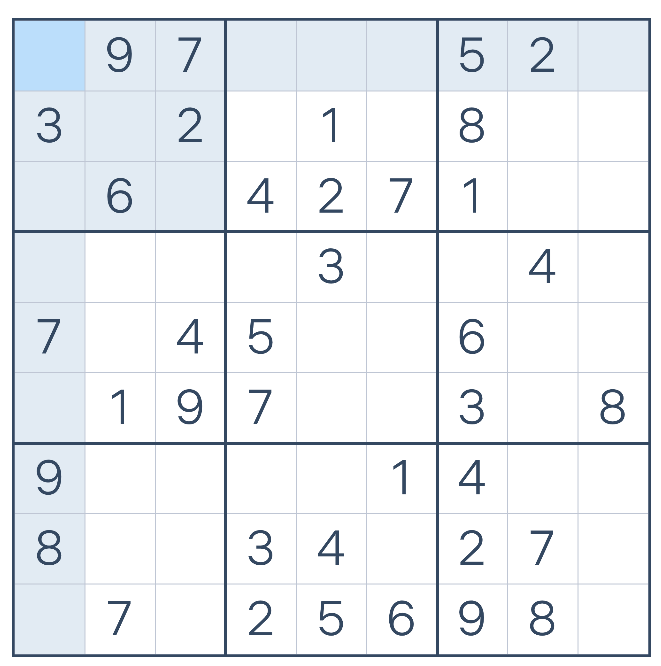
#> input picture Resources/src_img1.png, 661 x 666 px
$ python -i utils.py   (imports and definitions only)
#> lines starting #> are read from the running program, lines starting #| are printed output that depends on the picture; after the words box and inside, x2 and y2 are one past the last pixel; in counts of white or black regions, pixels touching at a corner belong together
#> further down, picture is the input picture: shape (666, 661, 3); mean B, G, R 243, 239.3, 235.8
import cv2 as cv
import numpy as np

def preProcessing(img):
    img = cv.cvtColor(img, cv.COLOR_BGR2GRAY)
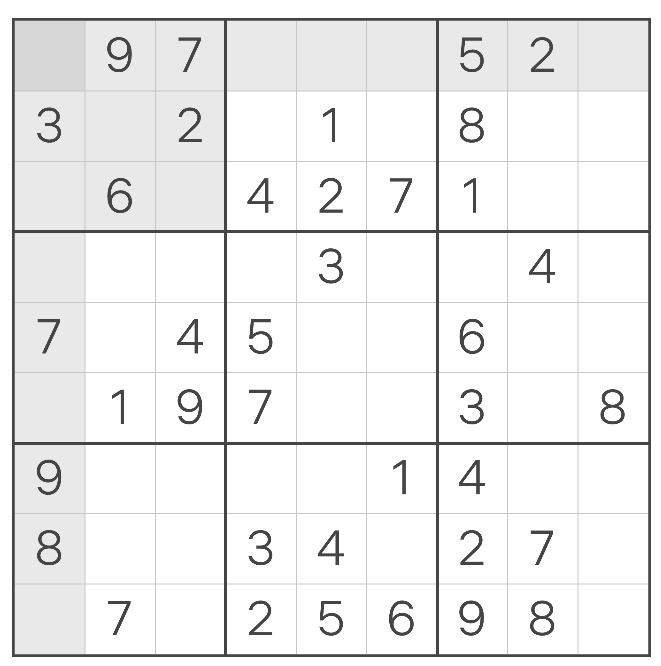
#> img: shape (666, 661); min 69, max 255, mean 238.6
    img = cv.GaussianBlur(img, (3, 3), 1)
    img = cv.adaptiveThreshold(img, 255, 1, 1, 9, 2)
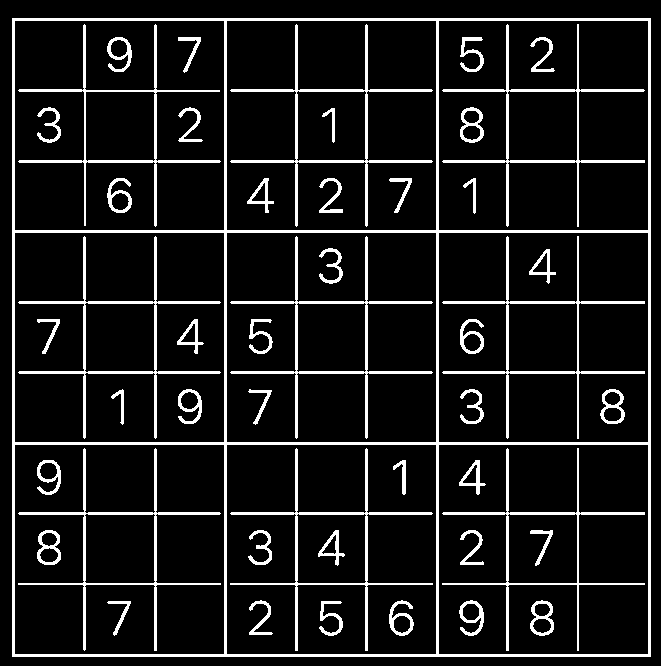
#> img: shape (666, 661); 10.3% white; 48 white regions, largest, box (x1, y1, x2, y2) and area: (12, 18, 651, 657) 15192, (230, 236, 433, 439) 2352, (230, 24, 433, 227) 2348
    return img

# [95 lines left out: functions findBiggestContour, reorder, applyWarpPerspective, splitBoxes, makeSudokuGrid, overlaySolution, not called in this run]

>>> import cv2
>>> picture = cv2.imread('Resources/src_img1.png')
>>> result = preProcessing(picture)

$ run again, on Resources/src_img3.png
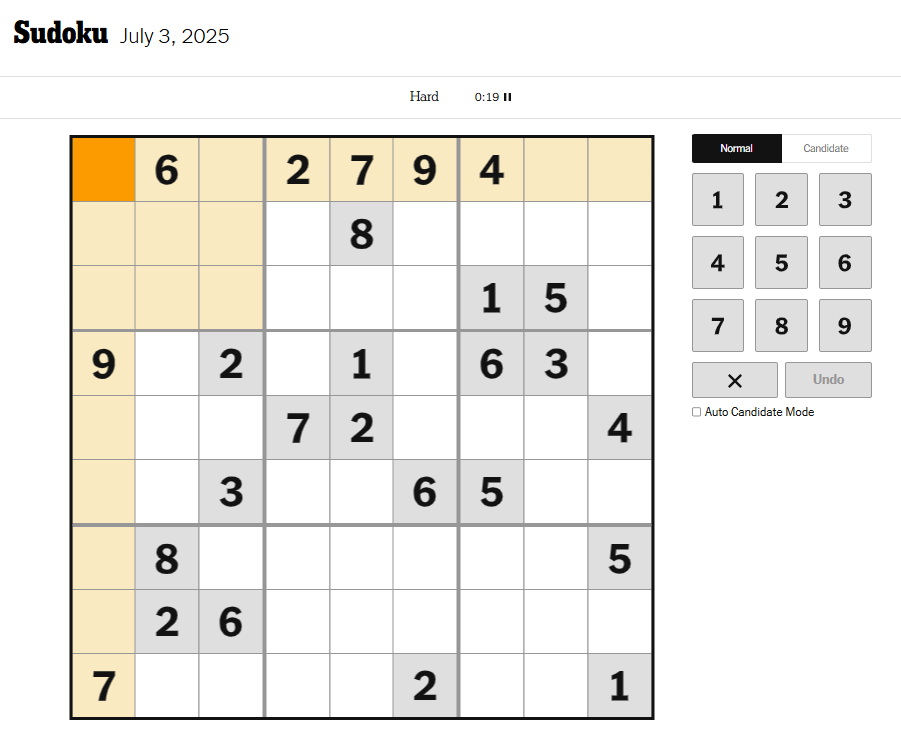
#> input picture Resources/src_img3.png, 901 x 745 px
#> picture is the input picture: shape (745, 901, 3); mean B, G, R 231.3, 236.8, 239
#> in preProcessing, `img = cv.cvtColor(img, cv.COLOR_BGR2GRAY)`:
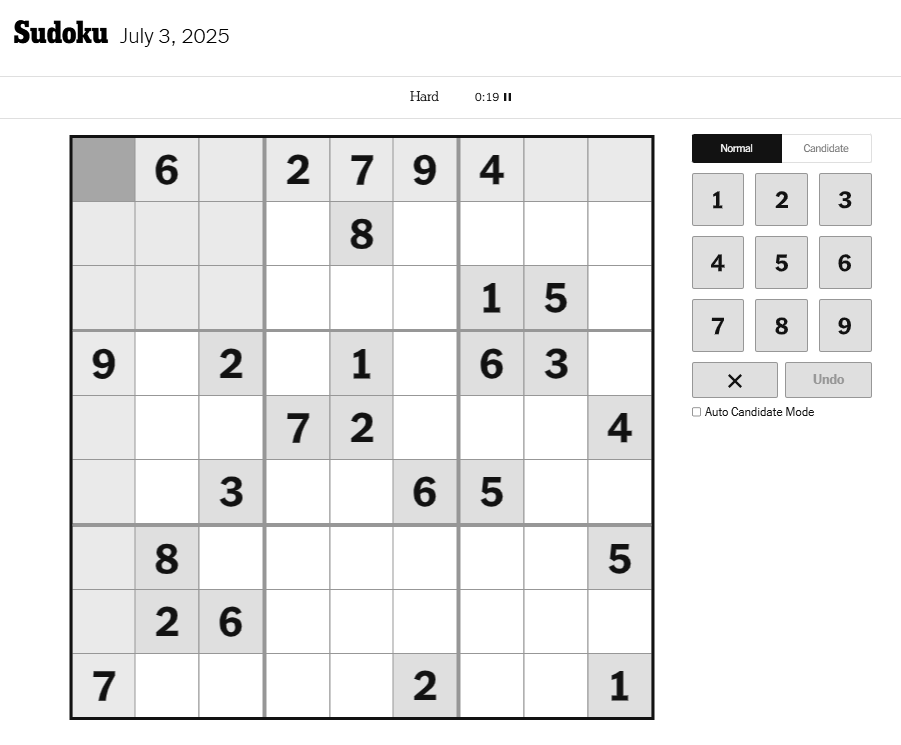
#> img: shape (745, 901); min 0, max 255, mean 236.8
#> in preProcessing, `img = cv.adaptiveThreshold(img, 255, 1, 1, 9, 2)`:
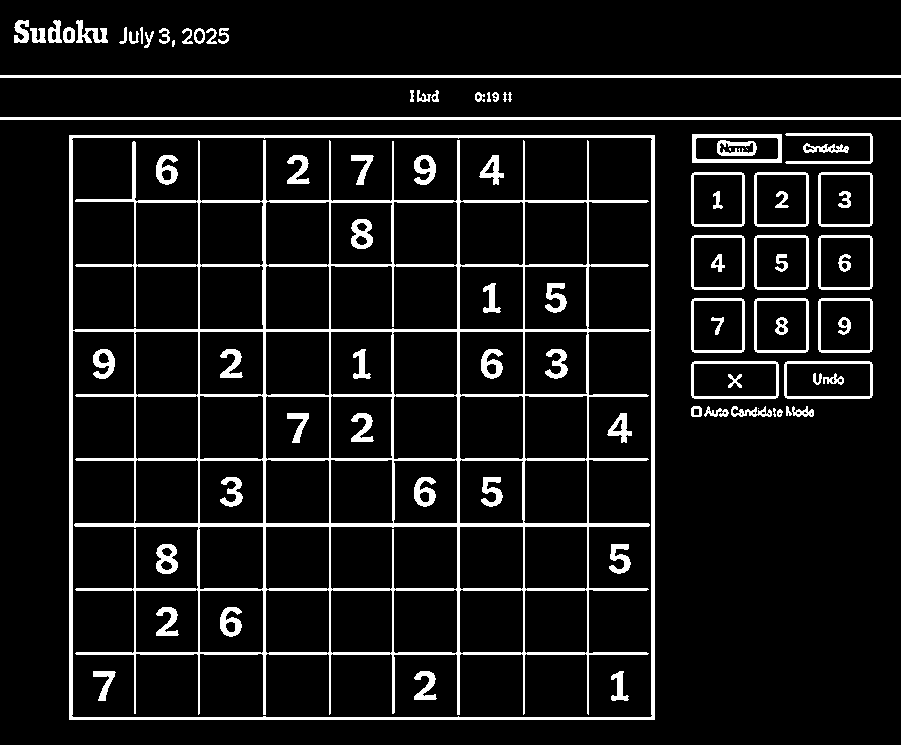
#> img: shape (745, 901); 9% white; 89 white regions (5 under 20 px), largest, box (x1, y1, x2, y2) and area: (69, 135, 655, 720) 32794, (0, 75, 901, 78) 2703, (0, 117, 901, 120) 2703
